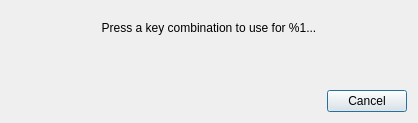
<?xml version="1.0" encoding="UTF-8"?>
<ui version="4.0">
 <class>GlobalShortcutGrabber</class>
 <widget class="QDialog" name="GlobalShortcutGrabber">
  <property name="geometry">
   <rect>
    <x>0</x>
    <y>0</y>
    <width>418</width>
    <height>123</height>
   </rect>
  </property>
  <property name="windowTitle">
   <string>Press a key</string>
  </property>
  <property name="windowIcon">
   <iconset resource="../../data/icons.qrc">
    <normaloff>:/icons/64x64/com.goshapps.Orange.png</normaloff>:/icons/64x64/com.goshapps.Orange.png</iconset>
  </property>
  <layout class="QVBoxLayout" name="verticalLayout">
   <item>
    <widget class="QLabel" name="label_shortcut">
     <property name="text">
      <string>Press a key combination to use for %1...</string>
     </property>
     <property name="alignment">
      <set>Qt::AlignCenter</set>
     </property>
    </widget>
   </item>
   <item>
    <widget class="QLabel" name="label_key">
     <property name="textFormat">
      <enum>Qt::RichText</enum>
     </property>
     <property name="alignment">
      <set>Qt::AlignCenter</set>
     </property>
    </widget>
   </item>
   <item>
    <widget class="QDialogButtonBox" name="buttonBox">
     <property name="orientation">
      <enum>Qt::Horizontal</enum>
     </property>
     <property name="standardButtons">
      <set>QDialogButtonBox::Cancel</set>
     </property>
    </widget>
   </item>
  </layout>
 </widget>
 <resources>
  <include location="../../data/data.qrc"/>
  <include location="../../data/icons.qrc"/>
 </resources>
 <connections/>
</ui>
